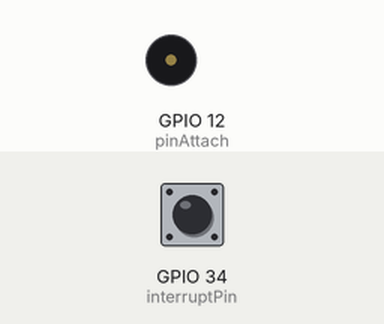
This sketch was run on a simulated ESP32. On the bench: buzzer (waves = sounding). The test bench sets the inputs (shaded band); at power-on: GPIO 34 (interruptPin) HIGH. What the sketch prints to the serial monitor is not drawn. At 0.3 s the program stops and its outputs stay as they are.

Above: at 0.2 s.
Timing chart, 0 to 1.7 s (numbered marks = the images above):
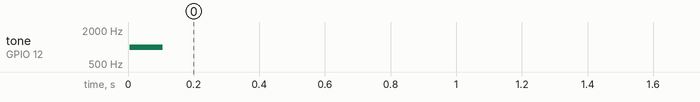

The sketch:

Final_with_fine_sweeping.ino
```cpp
#define pinAttach 12
const byte interruptPin = 34;              // Assign the interrupt pin
volatile unsigned long StartValue;                     // First interrupt value
volatile int PeriodCount;
volatile int PeriodCount_array[4000];
int period[4000];

int start_sweep = 500;
int bandwidth = 500;
int fine_bandwidth = 100;

volatile int volatile_counter;
int coarse_counter = 0;
int fine_counter = 0;
int constant_counter = 0;
int sudden_counter = 0;

int freq_avg_counter = 0;

int channel = 0;
int resolution = 8;
int temp = 0;

float Freq[10];
int freq = 0;
float avg;
int frequ[10000];
int len = 4000;

int i = 0;
int j = 0;
int k = 0;

int max1, index1, max2, index2, max3, index3, max4, index4, max5, index5;


void IRAM_ATTR handleInterrupt()
{
  unsigned long TempVal = micros();
  PeriodCount = TempVal - StartValue;
  PeriodCount_array[volatile_counter++] = TempVal - StartValue;
  StartValue = TempVal;
}


void setup()
{
  Serial.begin(115200);
  ledcSetup(channel, freq, resolution);
  ledcAttachPin(pinAttach, channel);
  ledcWrite(channel, 125);
  pinMode(interruptPin, INPUT_PULLUP);                                            // sets pin high
  attachInterrupt(digitalPinToInterrupt(interruptPin), handleInterrupt, FALLING); // attaches pin to interrupt on Falling Edge
  noInterrupts();
}

void sort(volatile int a[], int s)
{
  for (int i = 0; i <= (s - 1); i++)
  {
    for (int j = 0; j <= (s - (i + 1)); j++)
    {
      if (a[j] > a[j + 1])
      { int t = a[j];
        a[j] = a[j + 1];
        a[j + 1] = t;
      }
    }
  }
}

void loop()
{
  //  Serial.println();
  //  Serial.println("coarse_counter val: "); Serial.print(coarse_counter);
  //  Serial.println();
  //  Serial.println("fine_counter val: "); Serial.print(fine_counter);

  Serial.println();
  //  temp = 0;
  ledcWrite(channel, 125);
  if (coarse_counter == 0) {
    for (i = start_sweep; i <= start_sweep + bandwidth; i++) {
      if (i < 5000) {
        ledcWriteTone(channel, i);
      }
      else {
        ESP.restart();
      }
    }
    Serial.println("Coarse sweeping");
    Serial.println();
    Serial.println(i);
    Serial.println();
  }

  else if (coarse_counter == 1) {
    for (i = start_sweep; i <= start_sweep + fine_bandwidth; i++) {
      ledcWriteTone(channel, i);
    }
    Serial.println("Fine sweeping");
    fine_counter = 1;
    Serial.println();
    Serial.println(i);
    Serial.println();
  }

  else if (constant_counter == 1) {
    ledcWriteTone(channel, freq);
    Serial.println("Constant");
    Serial.println();
  }

  delay(100);
  ledcWriteTone(channel, 0);
  delay(100);
  volatile_counter = 0;
  interrupts();
  delay(100);
  noInterrupts();


  for (i = 0; i <= volatile_counter; i++) {
    period[i] = PeriodCount_array[i];
  }
  sort(period, len);


  for (i = 0; i <= len; i++) {
    frequ[period[i]]++;
  }
  for (i = 0; i < 10000; i++) {                                                   // for calculating frequency of each element
    if (frequ[i])
      printf("Count of %d is %d\n", i, frequ[i]);
  }

  for (i = 0; i < 10000; i++)
  {
    if (frequ[i] > max1)
    { max4 = max3;
      max3 = max2;
      max2 = max1;
      max1 = frequ[i];
      index1 = i;
    }
    else if (frequ[i] > max2 && frequ[i] < max1)
    { max2 = frequ[i];
      index2 = i;                                      //for slecting the highest freuency elements
    }
    else if (frequ[i] > max3 && frequ[i] < max1 && frequ[i] < max2)
    { max3 = frequ[i];
      index3 = i;
    }
    else if (frequ[i] > max4 && frequ[i] < max1 && frequ[i] < max2 && frequ[i] < max3)
    { max4 = frequ[i];
      index4 = i;
    }
  }

  Serial.println();
  Serial.println(max1);
  Serial.println(index1);
  Serial.println(max2);
  Serial.println(index2);
  Serial.println(max3);
  Serial.println(index3);
  Serial.println(max4);
  Serial.println(index4);

  if ( index2 > 0 && index3 > 0 && index4 > 0 && index1 == 0)
  {
    avg = (max2 * index2) + (max3 * index3) + (max4 * index4);
    avg = avg / (max2 + max3 + max4);
  }
  else if ( index3 > 0 && index2 > 0 && index1 == 0 && index4 == 0 )
  {
    avg = (max2 * index2) + (max3 * index3);
    avg = avg / (max2 + max3);
  }
  else if ( index1 > 0 && index4 > 0 && index1 == 0 && index3 == 0)
  {
    avg = (max2 * index2) + (max4 * index4);
    avg = avg / (max1 + max4);
  }
  else if ( index4 > 0 && index2 > 0 && index1 == 0 && index2 == 0)
  {
    avg = (max4 * index4) + (max3 * index3);
    avg = avg / (max4 + max3);
  }
  else if ( index1 == 0 && index2 == 0 && index4 == 0 && index3 == 0)
  {
    Serial.println("Improper Connection");
  }


  Serial.println();
  Serial.print("Time Period: "); Serial.print(avg);
  Serial.println();
  Serial.print("Frequency: ");  Serial.print(1000000 / avg);
  Serial.println();
  if (avg == 0) {
    if (coarse_counter == 0) {
      start_sweep = start_sweep + bandwidth;
    }
    else if (coarse_counter == 1 && fine_counter == 1) {
      start_sweep = start_sweep + fine_bandwidth;
    }
    else if (sudden_counter == 1 ) {
      Serial.println("Restarting.....");
      delay(100);
      ESP.restart();
    }

  }
  else if (avg > 0)  {
    if (fine_counter == 0) {
      coarse_counter = 1;
    }
    else if (fine_counter == 1) {
      sudden_counter = 1;
    }
  }

  if (freq_avg_counter < 10 && sudden_counter == 1 && avg > 0) {
    temp = temp + (1000000 / avg);
    freq_avg_counter++;
  }
  Serial.print("val: "); Serial.println(freq_avg_counter);
  if (freq_avg_counter == 9) {
    Serial.println(freq);
    Serial.println(temp);
    freq = temp / 9;
    constant_counter = 1;
    freq_avg_counter = 0;
    temp = 0;
  }
  Serial.println(freq);


  // reinitialiasing all the variables

  for (i = 0; i <= 10000; i++) {
    frequ[i] = 0;
  }

  max1 = 0;
  index1 = 0;
  max2 = 0;
  index2 = 0;
  max3 = 0;
  index3 = 0;
  max4 = 0;
  index4 = 0;

  for (i = 0; i <= len; i++) {
    period[i] = 0;
  }


  Serial.println();
  Serial.println("-----------");
  delay(2500);
}
```

Measured:
- by itself, tone on GPIO 12 (pinAttach): silent → 1000 Hz at 0.01 s, → silent 0.10 s later
